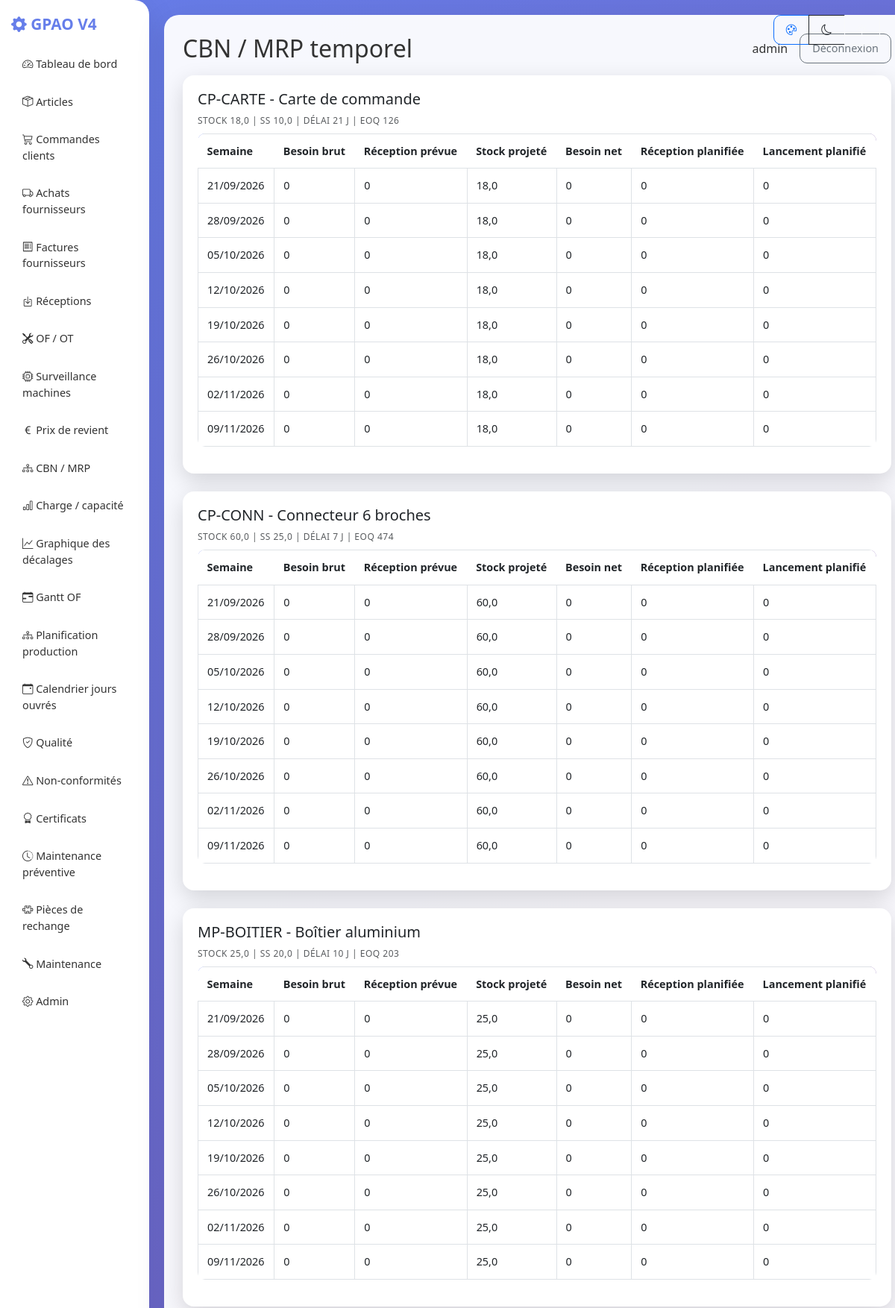
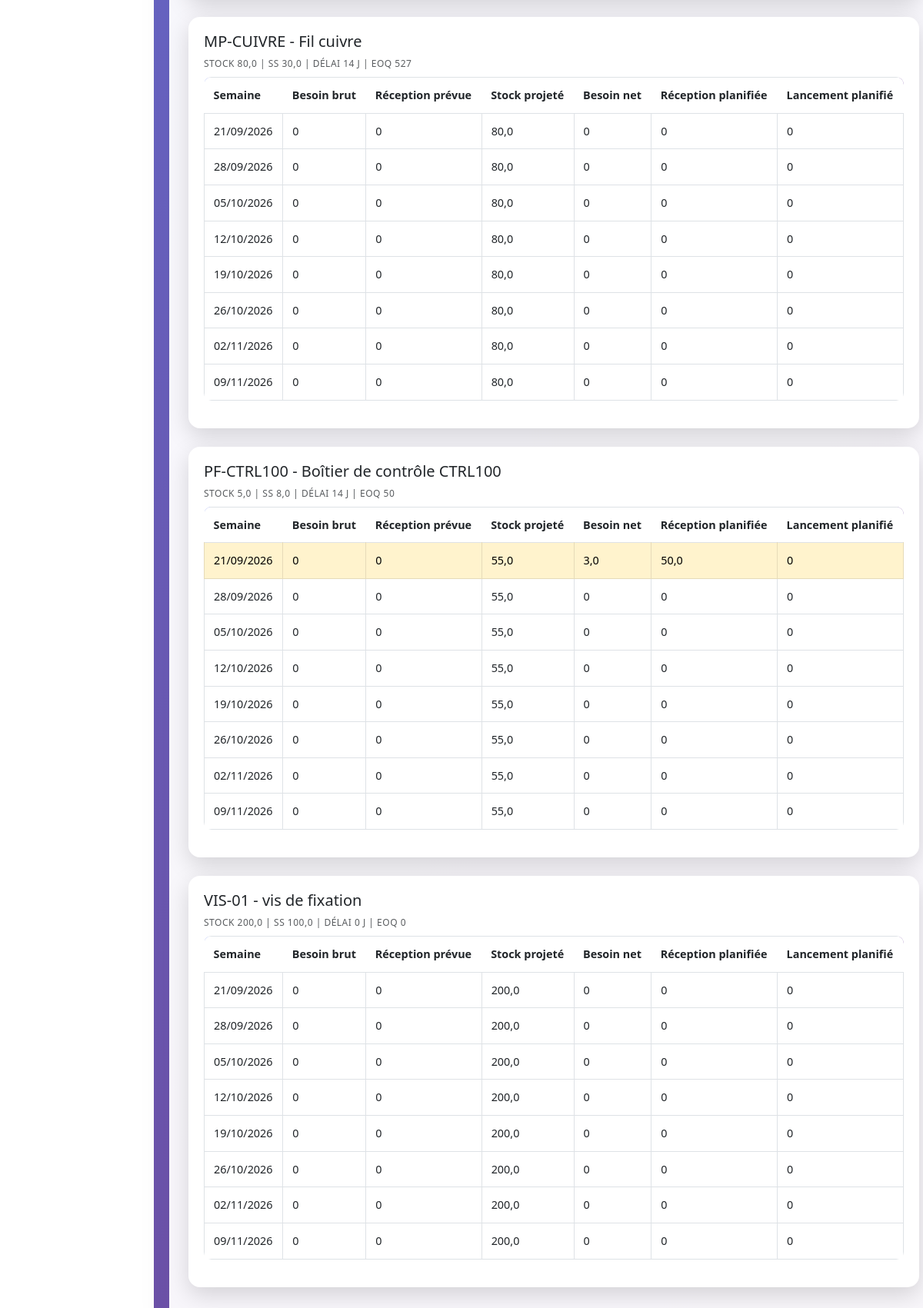
Page /mrp/ (signed in) on the committed database (2 pictures, top to bottom).
### core/models.py (models this page shows, shortened)
class TimeStampedModel(models.Model):
    created_at = models.DateTimeField(auto_now_add=True)
    updated_at = models.DateTimeField(auto_now=True)
    class Meta:
        abstract = True

class Article(TimeStampedModel):
    TYPE_CHOICES = [
        ('RAW', 'Matière première'),
        ('COMP', 'Composant'),
        ('SFG', 'Semi-fini'),
        ('FG', 'Produit fini'),
    ]
    code = models.CharField(max_length=30, unique=True)
    designation = models.CharField(max_length=255)
    article_type = models.CharField(max_length=10, choices=TYPE_CHOICES, default='RAW')
    unit = models.CharField(max_length=20, default='u')
    current_stock = models.FloatField(default=0)
    reserved_stock = models.FloatField(default=0)
    safety_stock = models.FloatField(default=0)
    reorder_point = models.FloatField(default=0)
    annual_demand = models.FloatField(default=0)
    ordering_cost = models.FloatField(default=0)
    carrying_rate = models.FloatField(default=0.2)
    unit_cost = models.FloatField(default=0)
    lead_time_days = models.PositiveIntegerField(default=0)
    abc_class = models.CharField(max_length=1, blank=True, default='')
    active = models.BooleanField(default=True)
    class Meta:
        ordering = ['code']
    @property
    def eoq(self):
        if self.annual_demand <= 0 or self.ordering_cost <= 0 or self.unit_cost <= 0 or self.carrying_rate <= 0:
            return 0
        holding_cost = self.unit_cost * self.carrying_rate
        return ((2 * self.annual_demand * self.ordering_cost) / holding_cost) ** 0.5
    @property
    def suggested_reorder_point(self):
        daily = self.annual_demand / 365 if self.annual_demand else 0
        return round(daily * self.lead_time_days + self.safety_stock, 2)

### core/views.py (the view)
# urls.py: path('mrp/', views.mrp_view, name='mrp_view'),
@login_required
def mrp_view(request):
    try:
        compute_abc()
    except:
        pass
    try:
        mrp, buckets = compute_mrp()
    except:
        mrp, buckets = {}, []
    return render(request, 'core/mrp.html', {'mrp': mrp, 'buckets': buckets})

### core/services.py (called while the page is built)
def monday_of(d: date) -> date:
    return d - timedelta(days=d.weekday())

def add_weeks(d: date, n: int) -> date:
    return d + timedelta(days=7 * n)

def compute_abc():
    articles = list(Article.objects.filter(active=True))
    values = []
    for a in articles:
        value = (a.annual_demand or 0) * (a.unit_cost or 0)
        values.append((a, value))
    total = sum(v for _, v in values) or 1
    values.sort(key=lambda x: x[1], reverse=True)
    cum = 0
    for art, val in values:
        cum += val / total
        art.abc_class = 'A' if cum <= 0.8 else ('B' if cum <= 0.95 else 'C')
        art.reorder_point = art.suggested_reorder_point
        art.save(update_fields=['abc_class', 'reorder_point', 'updated_at'])

def build_gross_requirements(start: date, horizon_weeks: int = 8):
    buckets = [add_weeks(start, i) for i in range(horizon_weeks)]
    gross = defaultdict(lambda: defaultdict(float))
    order_lines = CustomerOrderLine.objects.filter(order__status='CONFIRMED', order__due_date__gte=start, order__due_date__lt=add_weeks(start, horizon_weeks))        .select_related('article', 'order')
    for line in order_lines:
        bucket = monday_of(line.order.due_date)
        explode_bom(line.article, line.quantity, bucket, gross)
    mps_items = MPSItem.objects.filter(week_start__gte=start, week_start__lt=add_weeks(start, horizon_weeks)).select_related('article')
    for item in mps_items:
        explode_bom(item.article, item.quantity, monday_of(item.week_start), gross)
    return gross, buckets

### gpao/context_processors.py (called while the page is built)
def user_role(request):
    if request.user.is_authenticated:
        try:
            profile = UserProfile.objects.get(user=request.user)
            return {'user_role': profile.role}
        except UserProfile.DoesNotExist:
            return {'user_role': 'OPERATOR'}
    return {'user_role': None}

### templates/core/mrp.html
{% extends 'base.html' %}
{% block page_title %}CBN / MRP temporel{% endblock %}
{% block content %}
{% for article, records in mrp.items %}
<div class="card card-kpi mb-4"><div class="card-body table-responsive">
<h5>{{ article.code }} - {{ article.designation }}</h5>
<div class="mb-2 text-muted">Stock {{ article.current_stock }} | SS {{ article.safety_stock }} | Délai {{ article.lead_time_days }} j | EOQ {{ article.eoq|floatformat:0 }}</div>
<table class="table table-bordered small">
<thead><tr><th>Semaine</th><th>Besoin brut</th><th>Réception prévue</th><th>Stock projeté</th><th>Besoin net</th><th>Réception planifiée</th><th>Lancement planifié</th></tr></thead>
<tbody>{% for r in records %}
<tr class="{% if r.net_requirement > 0 %}table-warning{% endif %}">
<td>{{ r.week_start|date:'d/m/Y' }}</td><td>{{ r.gross_requirement }}</td><td>{{ r.scheduled_receipt }}</td><td>{{ r.projected_available }}</td><td>{{ r.net_requirement }}</td><td>{{ r.planned_receipt }}</td><td>{{ r.planned_release }}</td>
</tr>
{% endfor %}</tbody></table>
</div></div>
{% endfor %}
{% endblock %}

### templates/base.html (shortened to what this page needs)
<!DOCTYPE html>
<html lang="fr">
<head>
  <link href="https://cdn.jsdelivr.net/npm/bootstrap@5.3.0/dist/css/bootstrap.min.css" rel="stylesheet">
  <link rel="stylesheet" href="https://cdn.jsdelivr.net/npm/bootstrap-icons@1.11.0/font/bootstrap-icons.css">
</head>
<body>
  <div class="theme-switcher btn-group" role="group">
    <button type="button" class="btn btn-sm btn-outline-primary" onclick="setTheme('default')" title="Dégradé par défaut"><i class="bi bi-palette"></i></button>
    <button type="button" class="btn btn-sm btn-outline-dark" onclick="setTheme('dark')" title="Mode sombre"><i class="bi bi-moon"></i></button>
    <button type="button" class="btn btn-sm btn-outline-light" onclick="setTheme('light')" title="Mode clair"><i class="bi bi-sun"></i></button>
  </div>
<div class="d-flex">
    <aside class="col-md-2">
      <h4><i class="bi bi-gear-fill"></i> GPAO V4</h4>
      <nav class="d-grid gap-1">
        <a href="/"><i class="bi bi-speedometer2"></i> Tableau de bord</a>
        <a href="/articles/"><i class="bi bi-box-seam"></i> Articles</a>
        <a href="/orders/"><i class="bi bi-cart3"></i> Commandes clients</a>
        {% if user_role == 'BUYER' or user_role == 'ADMIN' %}
        <a href="/supplier-orders/"><i class="bi bi-truck"></i> Achats fournisseurs</a>
        <a href="/supplier-invoices/"><i class="bi bi-receipt"></i> Factures fournisseurs</a>
        {% endif %}
        {% if user_role == 'STOREKEEPER' or user_role == 'ADMIN' %}
        <a href="/supplier-receipts/"><i class="bi bi-box-arrow-in-down"></i> Réceptions</a>
        {% endif %}
        {% if user_role == 'OPERATOR' or user_role == 'ADMIN' %}
        <a href="/manufacturing/"><i class="bi bi-tools"></i> OF / OT</a>
        <a href="/machine-status/"><i class="bi bi-cpu"></i> Surveillance machines</a>
        {% endif %}
        {% if user_role == 'ADMIN' %}
        <a href="/production-costs/"><i class="bi bi-currency-euro"></i> Prix de revient</a>
        {% endif %}
        <a href="/mrp/"><i class="bi bi-diagram-3"></i> CBN / MRP</a>
        <a href="/capacity/"><i class="bi bi-bar-chart"></i> Charge / capacité</a>
        <a href="/decalages/"><i class="bi bi-graph-up"></i> Graphique des décalages</a>
        {% if user_role == 'OPERATOR' or user_role == 'ADMIN' %}
        <a href="/gantt/"><i class="bi bi-calendar-range"></i> Gantt OF</a>
        <a href="/production-planning/"><i class="bi bi-diagram-3"></i> Planification production</a>
        {% endif %}
        <a href="/holidays/"><i class="bi bi-calendar-event"></i> Calendrier jours ouvrés</a>
        {% if user_role == 'ADMIN' %}
        <a href="/quality-checks/"><i class="bi bi-shield-check"></i> Qualité</a>
        <a href="/non-conformities/"><i class="bi bi-exclamation-triangle"></i> Non-conformités</a>
        <a href="/certificates/"><i class="bi bi-award"></i> Certificats</a>
        <a href="/preventive-maintenance/"><i class="bi bi-clock-history"></i> Maintenance préventive</a>
        <a href="/spare-parts/"><i class="bi bi-puzzle"></i> Pièces de rechange</a>
        {% endif %}
        <a href="/maintenance/"><i class="bi bi-wrench"></i> Maintenance</a>
        <a href="/admin/"><i class="bi bi-gear"></i> Admin</a>
      </nav>
    </aside>
    <main class="col-md-10">
      <div class="d-flex justify-content-between align-items-center mb-3 flex-wrap">
        <h2 class="mb-0">{% block page_title %}GPAO{% endblock %}</h2>
        <div class="d-flex align-items-center gap-2">
          {% if request.user.is_authenticated %}
            <span class="me-2">{{ request.user.username }}</span>
            <form method="post" action="{% url 'logout' %}" class="d-inline">{% csrf_token %}<button class="btn btn-outline-secondary btn-sm">Déconnexion</button></form>
          {% endif %}
        </div>
      </div>
      {% block content %}{% endblock %}
    </main>
  </div>
</body>
</html>

### templates/base.html (style rules this page uses)
:root { --primary-gradient: linear-gradient(135deg, #667eea 0%, #764ba2 100%); --primary-color: #667eea; --bg-color: linear-gradient(135deg, #667eea 0%, #764ba2 100%); --card-bg: rgba(255,255,255,0.95); --text-color: #333; --sidebar-bg: white; }
body { background: var(--bg-color); min-height: 100vh; color: var(--text-color); }
.card-kpi { border: none; box-shadow: 0 10px 30px rgba(0,0,0,0.15); border-radius: 15px; transition: transform 0.3s; }
.card-kpi .card-body { padding: 20px; }
.card-kpi .text-muted { color: #6c757d; font-weight: 500; text-transform: uppercase; font-size: 0.75rem; letter-spacing: 0.5px; }
aside { background: var(--sidebar-bg); box-shadow: 0 10px 40px rgba(0,0,0,0.1); padding: 20px 15px; border-radius: 0 20px 20px 0; }
aside h4 { color: var(--primary-color); font-weight: 700; margin-bottom: 20px; font-size: 1.3rem; }
nav a { padding: 10px 15px; color: var(--text-color); text-decoration: none; border-radius: 10px; margin-bottom: 5px; display: block; transition: all 0.3s; font-weight: 500; font-size: 0.9rem; }
main { background: var(--card-bg); border-radius: 20px; margin: 20px; padding: 25px; box-shadow: 0 10px 40px rgba(0,0,0,0.1); min-height: calc(100vh - 40px); }
.table { border-radius: 10px; overflow: hidden; }
.table thead { background: var(--primary-gradient); color: white; }
.table th { padding: 12px; font-weight: 600; border: none; font-size: 0.9rem; }
.table td { padding: 12px; vertical-align: middle; font-size: 0.9rem; }
.btn { border-radius: 10px; padding: 8px 16px; font-weight: 500; transition: all 0.3s; font-size: 0.9rem; }
.theme-switcher { position: fixed; top: 20px; right: 20px; z-index: 1001; }

### rows in the picture
Article: code "CP-CARTE", designation "Carte de commande", current_stock "18,0", safety_stock "10,0", lead_time_days "21", eoq "126"
Article: week_start "21/09/2026", gross_requirement "0", scheduled_receipt "0", projected_available "18,0", net_requirement "0", planned_receipt "0", planned_release "0", week_start "28/09/2026", week_start "05/10/2026", week_start "12/10/2026", week_start "19/10/2026", week_start "26/10/2026", week_start "02/11/2026", week_start "09/11/2026", projected_available "60,0", projected_available "25,0", projected_available "80,0", projected_available "55,0", code "VIS-01", designation "vis de fixation", current_stock "200,0", safety_stock "100,0", lead_time_days "0", eoq "0", projected_available "200,0"
Article: code "CP-CONN", designation "Connecteur 6 broches", current_stock "60,0", safety_stock "25,0", lead_time_days "7", eoq "474"
Article: code "MP-BOITIER", designation "Boîtier aluminium", current_stock "25,0", safety_stock "20,0", lead_time_days "10", eoq "203"
Article: code "MP-CUIVRE", designation "Fil cuivre", current_stock "80,0", safety_stock "30,0", lead_time_days "14", eoq "527"
Article: code "PF-CTRL100", designation "Boîtier de contrôle CTRL100", current_stock "5,0", safety_stock "8,0", lead_time_days "14", eoq "50", week_start "21/09/2026", gross_requirement "0", scheduled_receipt "0", projected_available "55,0", net_requirement "3,0", planned_receipt "50,0", planned_release "0"

### other values in the picture
{{ request.user.username }} "admin"
